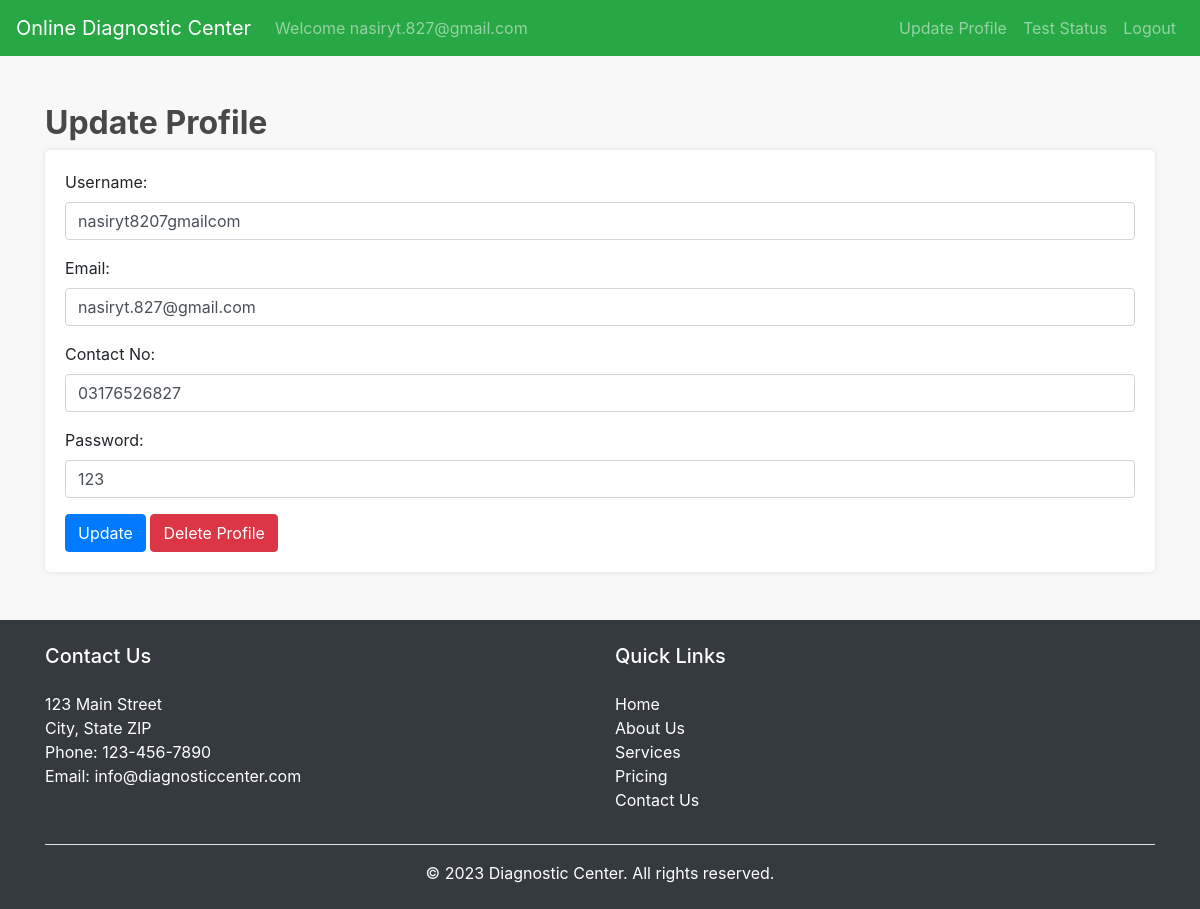
Page /update_profile.php (signed in) on the committed database.
### tables this page shows
CREATE TABLE `patients` (
  `id` int(11) NOT NULL,
  `Username` varchar(255) NOT NULL,
  `Email` varchar(255) NOT NULL,
  `contactno` varchar(50) NOT NULL,
  `Password` varchar(255) NOT NULL
);

### update_profile.php (the view, shortened to what this page needs)
<?php
include('config.php');
$id = $_SESSION['id'];
$query = "SELECT * FROM patients WHERE id='$id'";
$result = mysqli_query($conn, $query);
$row = mysqli_fetch_assoc($result);
?>
<!DOCTYPE html>
<html>
<head>
    <link rel="stylesheet" href="https://stackpath.bootstrapcdn.com/bootstrap/4.3.1/css/bootstrap.min.css"
>
</head>
<body>
    <?php
    include('navbar.php');
    ?>
    <div class="container mt-5 mb-5">
    <h2>Update Profile</h2>
    <form method="POST" action="">
        <div class="form-group">
            <label for="username">Username:</label>
            <input type="text" class="form-control" name="username" value="<?php echo $row['Username']; ?>" required>
        </div>
        <div class="form-group">
            <label for="email">Email:</label>
            <input type="email" class="form-control" name="email" value="<?php echo $row['Email']; ?>" required>
        </div>
        <div class="form-group">
            <label for="contactno">Contact No:</label>
            <input type="text" class="form-control" name="contactno" value="<?php echo $row['contactno']; ?>" required>
        </div>
        <div class="form-group">
            <label for="password">Password:</label>
            <input type="text" class="form-control" name="password" value="<?php echo $row['Password']; ?>" required>
        </div>
        <button type="submit" name="submit" class="btn btn-primary">Update</button>
        <button type="button" class="btn btn-danger" onclick="deleteProfile()">Delete Profile</button>
    </form>
</div>
<?php
include('footer.php');
?>
</body>
</html>

### update_profile.php (style rules this page uses)
body { background-color: #F8F8F8; }
h2 { color: #484848; font-weight: bold; margin-top: 20px; }
form { background-color: #FFFFFF; padding: 20px; border-radius: 5px; box-shadow: 0px 0px 5px 0px #DDDDDD; animation: fadeIn 0.5s ease-in-out; }

### rows in the picture
patients: username "nasiryt8207gmailcom", email "nasiryt.827@gmail.com", contactno "03176526827", password "123"

### other values in the picture
$_SESSION['email'] "nasiryt.827@gmail.com"
